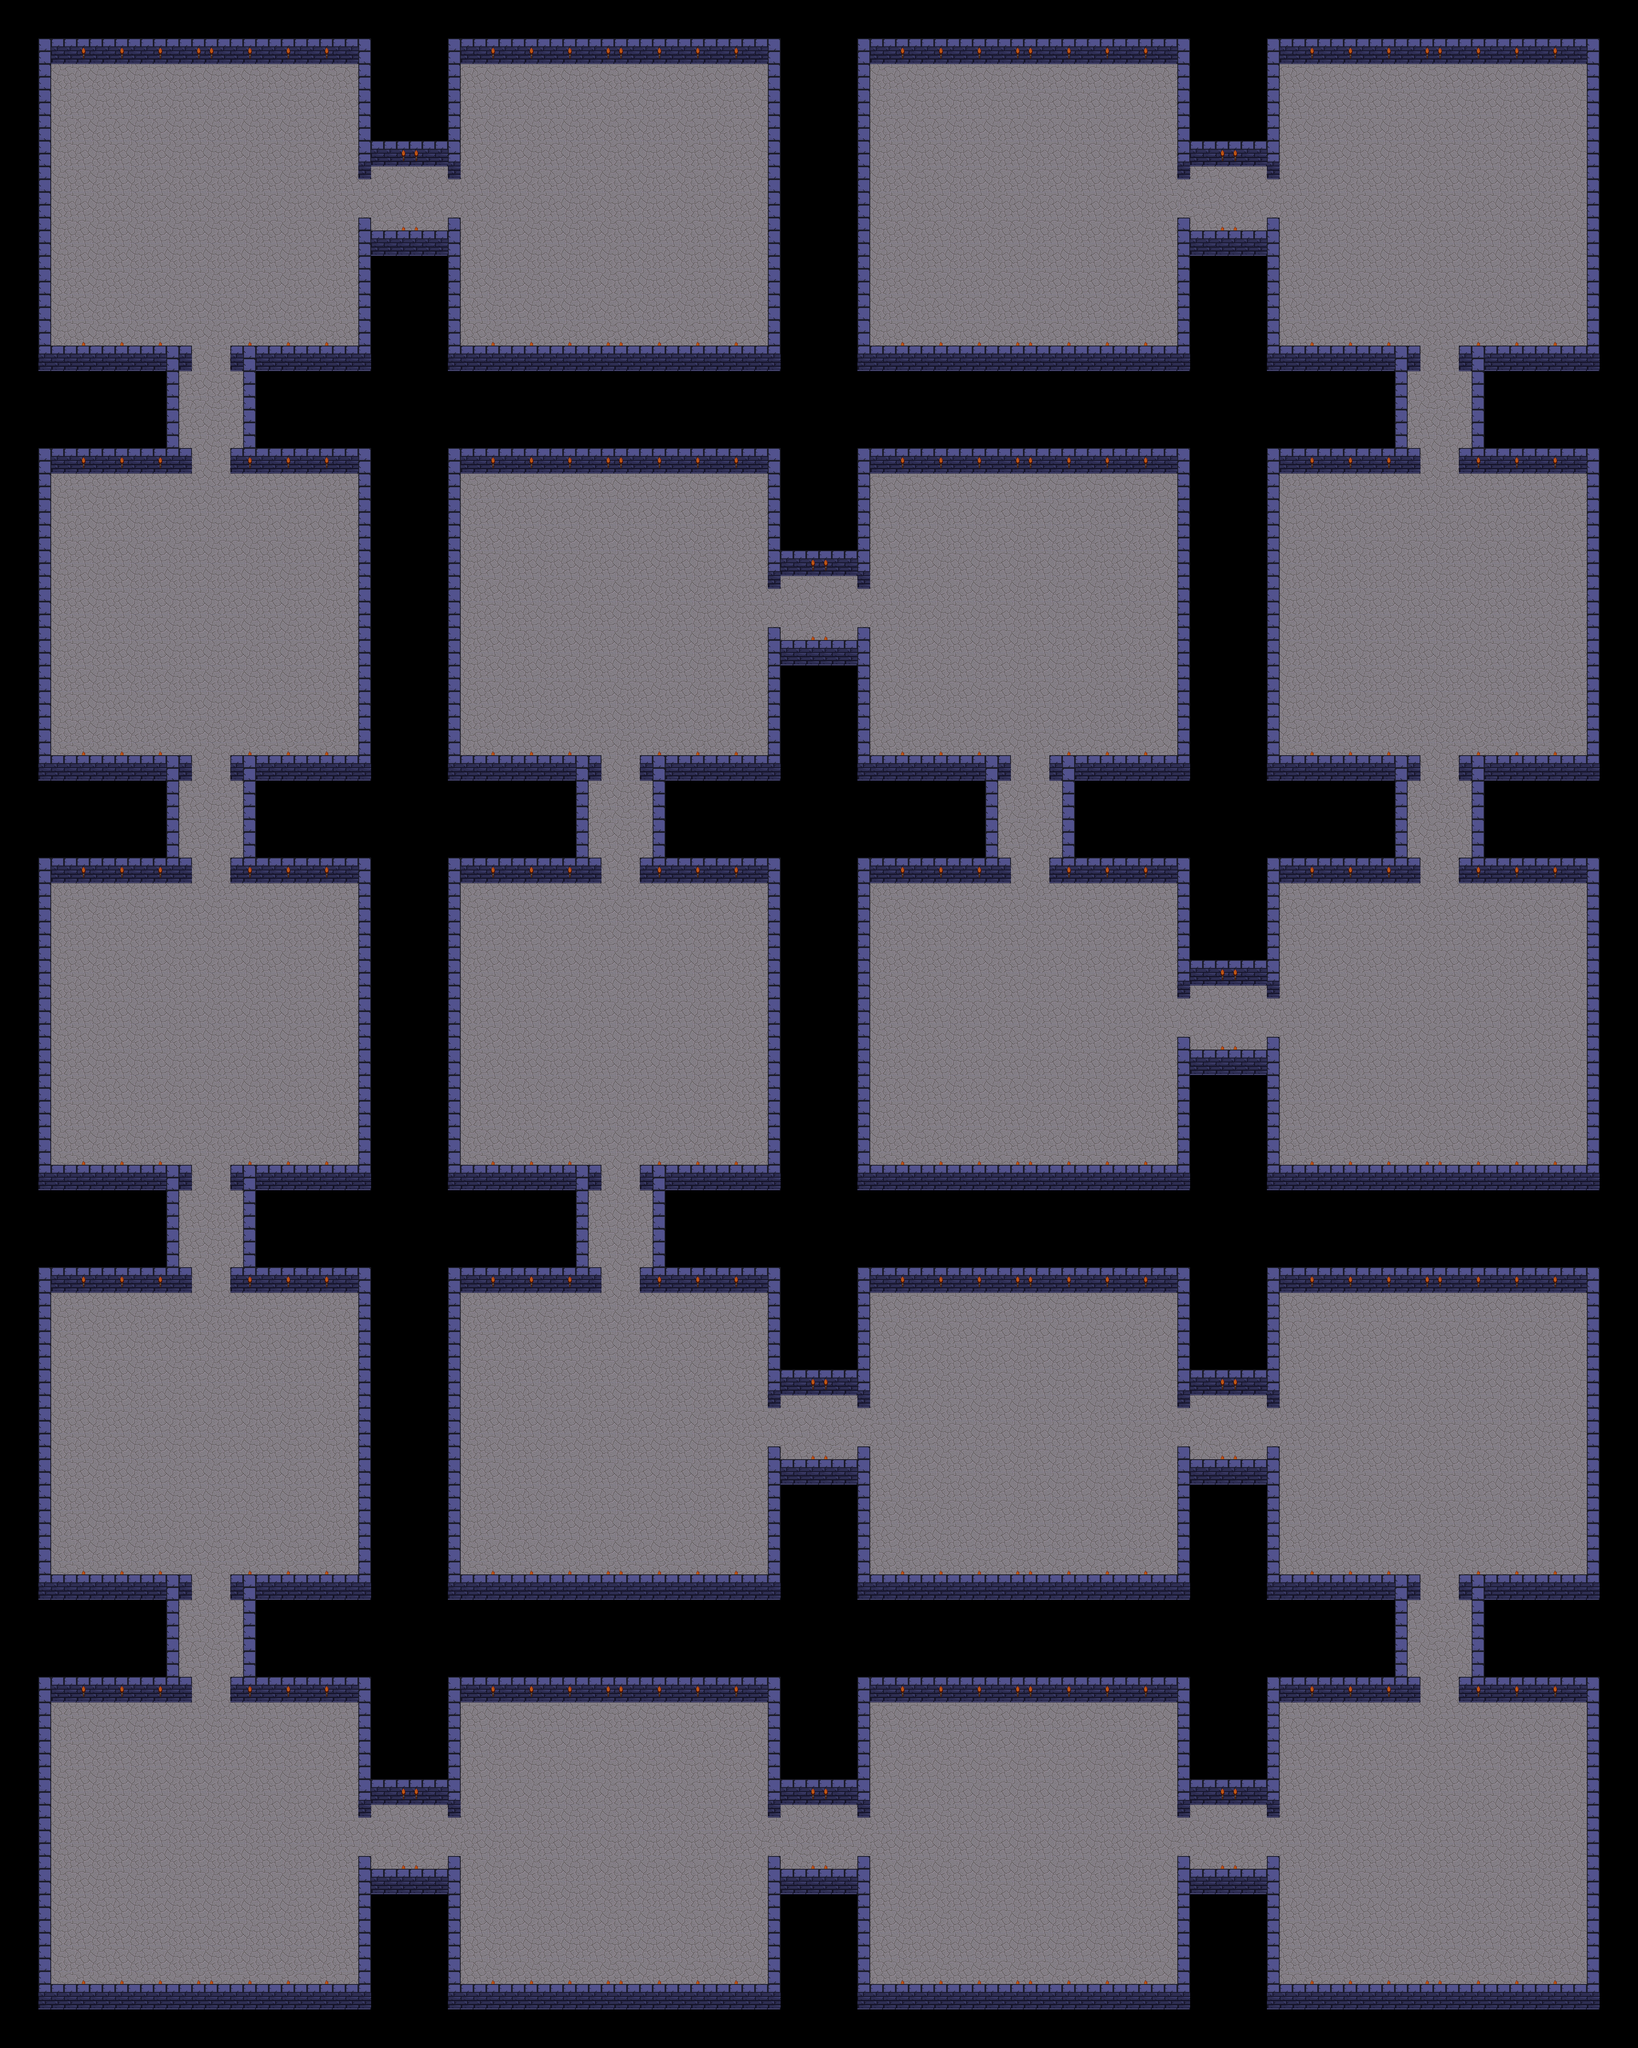

Rendered tile map (Tiled .tmx) drawn with the repository's tilesets; below, a short description and the map source with its tile grids summarised:
An orthogonal 128x160 tile map with 32x32 px tiles, 1 tile layer (Capa de patrones 1).

<map version="1.9" tiledversion="1.9.2" orientation="orthogonal" renderorder="right-down" width="128" height="160" tilewidth="32" tileheight="32" infinite="0" nextlayerid="2" nextobjectid="1">
 <tileset firstgid="1" name="Room" tilewidth="32" tileheight="32" tilecount="60" columns="10">
  <image source="Room.jpg" trans="000000" width="320" height="192" />
  <tile id="0">
   <properties>
    <property name="blocked" value="" />
   </properties>
  </tile>
  <tile id="1">
   <properties>
    <property name="blocked" value="" />
   </properties>
  </tile>
  <tile id="2">
   <properties>
    <property name="blocked" value="" />
   </properties>
  </tile>
  <tile id="3">
   <properties>
    <property name="blocked" value="" />
   </properties>
  </tile>
  <tile id="6">
   <properties>
    <property name="blocked" value="" />
   </properties>
  </tile>
  <tile id="7">
   <properties>
    <property name="blocked" value="" />
   </properties>
  </tile>
  <tile id="8">
   <properties>
    <property name="animation" value="FireUp" />
    <property name="blocked" value="" />
   </properties>
  </tile>
  <tile id="9">
   <properties>
    <property name="animation" value="TorchDown" />
   </properties>
  </tile>
  <tile id="10">
   <properties>
    <property name="blocked" value="" />
   </properties>
  </tile>
  <tile id="17">
   <properties>
    <property name="blocked" value="" />
   </properties>
  </tile>
  <tile id="18">
   <properties>
    <property name="animation" value="FireDown" />
   </properties>
  </tile>
  <tile id="19">
   <properties>
    <property name="blocked" value="" />
   </properties>
  </tile>
  <tile id="20">
   <properties>
    <property name="blocked" value="" />
   </properties>
  </tile>
  <tile id="27">
   <properties>
    <property name="blocked" value="" />
   </properties>
  </tile>
  <tile id="28">
   <properties>
    <property name="animation" value="FireUp" />
    <property name="blocked" value="" />
   </properties>
  </tile>
  <tile id="29">
   <properties>
    <property name="animation" value="TorchDown" />
   </properties>
  </tile>
  <tile id="30">
   <properties>
    <property name="blocked" value="" />
   </properties>
  </tile>
  <tile id="37">
   <properties>
    <property name="blocked" value="" />
   </properties>
  </tile>
  <tile id="38">
   <properties>
    <property name="animation" value="FireDown" />
   </properties>
  </tile>
  <tile id="39">
   <properties>
    <property name="blocked" value="" />
   </properties>
  </tile>
  <tile id="40">
   <properties>
    <property name="blocked" value="" />
   </properties>
  </tile>
  <tile id="41">
   <properties>
    <property name="blocked" value="" />
   </properties>
  </tile>
  <tile id="42">
   <properties>
    <property name="blocked" value="" />
   </properties>
  </tile>
  <tile id="43">
   <properties>
    <property name="blocked" value="" />
   </properties>
  </tile>
  <tile id="46">
   <properties>
    <property name="blocked" value="" />
   </properties>
  </tile>
  <tile id="47">
   <properties>
    <property name="blocked" value="" />
   </properties>
  </tile>
  <tile id="48">
   <properties>
    <property name="animation" value="FireUp" />
    <property name="blocked" value="" />
   </properties>
  </tile>
  <tile id="49">
   <properties>
    <property name="animation" value="TorchDown" />
   </properties>
  </tile>
  <tile id="58">
   <properties>
    <property name="animation" value="FireDown" />
   </properties>
  </tile>
  <tile id="59">
   <properties>
    <property name="blocked" value="" />
   </properties>
  </tile>
 </tileset>
 <layer id="1" name="Capa de patrones 1" width="128" height="160">
  <data>[20480 cells, 14426 non-empty, 40 distinct tile ids]</data>
 </layer>
</map>
